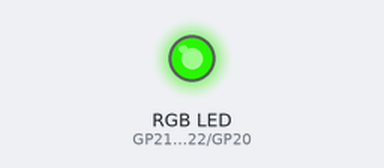
Bench run of a program on a simulated Raspberry Pi Pico running MicroPython. On the bench: an RGB LED mixed from three pins (HIGH = lit). Dim RGB values are drawn brighter than linear; what the program prints to the serial console is not drawn.

Above: at 0.05 s.
At 0.7 s:
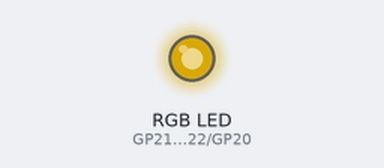
At 1.35 s:
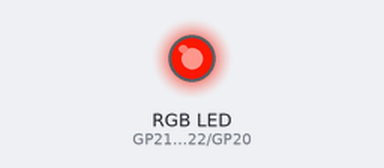
At 2.65 s:
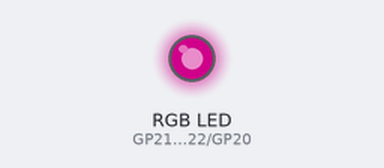
At 3.95 s:
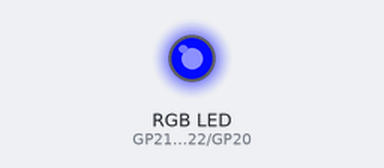
At 5.25 s:
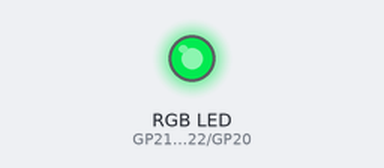
Timing chart, 0 to 8.2 s (numbered marks = the images above):
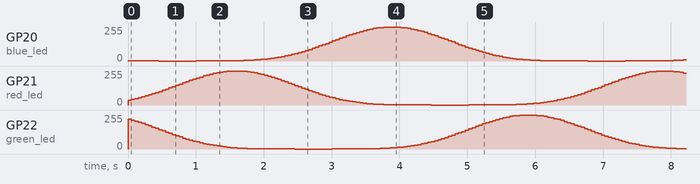

The program:

Mood_Lantern.py
```python
# ==========================================================
# MASTERY PROJECT 6: THE MOOD LANTERN
# Goal: Use Sine Waves to create smooth, organic color
# breathing effects that cycle automatically.
#
# ENGINEERING INSIGHT:
# This project explores "Trigonometric Modulation." Most human
# experiences don't happen in straight lines (on/off).
# By using the Sine function, engineers create "Organic
# Motion"—making hardware feel less like a machine and
# more like a living, breathing entity.
# ==========================================================

from machine import Pin, PWM
import time
import math

# ----------------------------------------------------------
# 1. HARDWARE SETUP
# ----------------------------------------------------------
red_led   = PWM(Pin(21), freq=1000)
green_led = PWM(Pin(22), freq=1000)
blue_led  = PWM(Pin(20), freq=1000)

gamma = 2.8

def set_rgb_gamma(r_p, g_p, b_p):
    """Sets RGB with 0-100% inputs and Gamma Correction."""
    r_duty = int((max(0, r_p / 100) ** gamma) * 65535)
    g_duty = int((max(0, g_p / 100) ** gamma) * 65535)
    b_duty = int((max(0, b_p / 100) ** gamma) * 65535)

    red_led.duty_u16(r_duty)
    green_led.duty_u16(g_duty)
    blue_led.duty_u16(b_duty)

# ----------------------------------------------------------
# 2. THE ORGANIC CYCLE
# ----------------------------------------------------------
print("SYSTEM: Mood Lantern Mode Active.")
print("Enjoy the smooth, mathematical glow...")

counter = 0

try:
    while True:
        # THE MATH:
        # math.sin returns a value between -1.0 and 1.0.
        # We add 1.0 to get 0.0 to 2.0.
        # We divide by 2.0 to get 0.0 to 1.0.
        # Finally, multiply by 100 to get a 0-100 percentage.

        # We use different 'offsets' (0, 2, 4) so the colors
        # don't all peak at the same time. This creates shifting hues.
        r = ((math.sin(counter) + 1) / 2) * 100
        g = ((math.sin(counter + 2) + 1) / 2) * 100
        b = ((math.sin(counter + 4) + 1) / 2) * 100

        set_rgb_gamma(r, g, b)

        # Increment the counter. Higher numbers = faster flashing.
        counter += 0.05

        time.sleep(0.05)

except KeyboardInterrupt:
    set_rgb_gamma(0, 0, 0)
    print("\nLantern Extinguished.")
```
